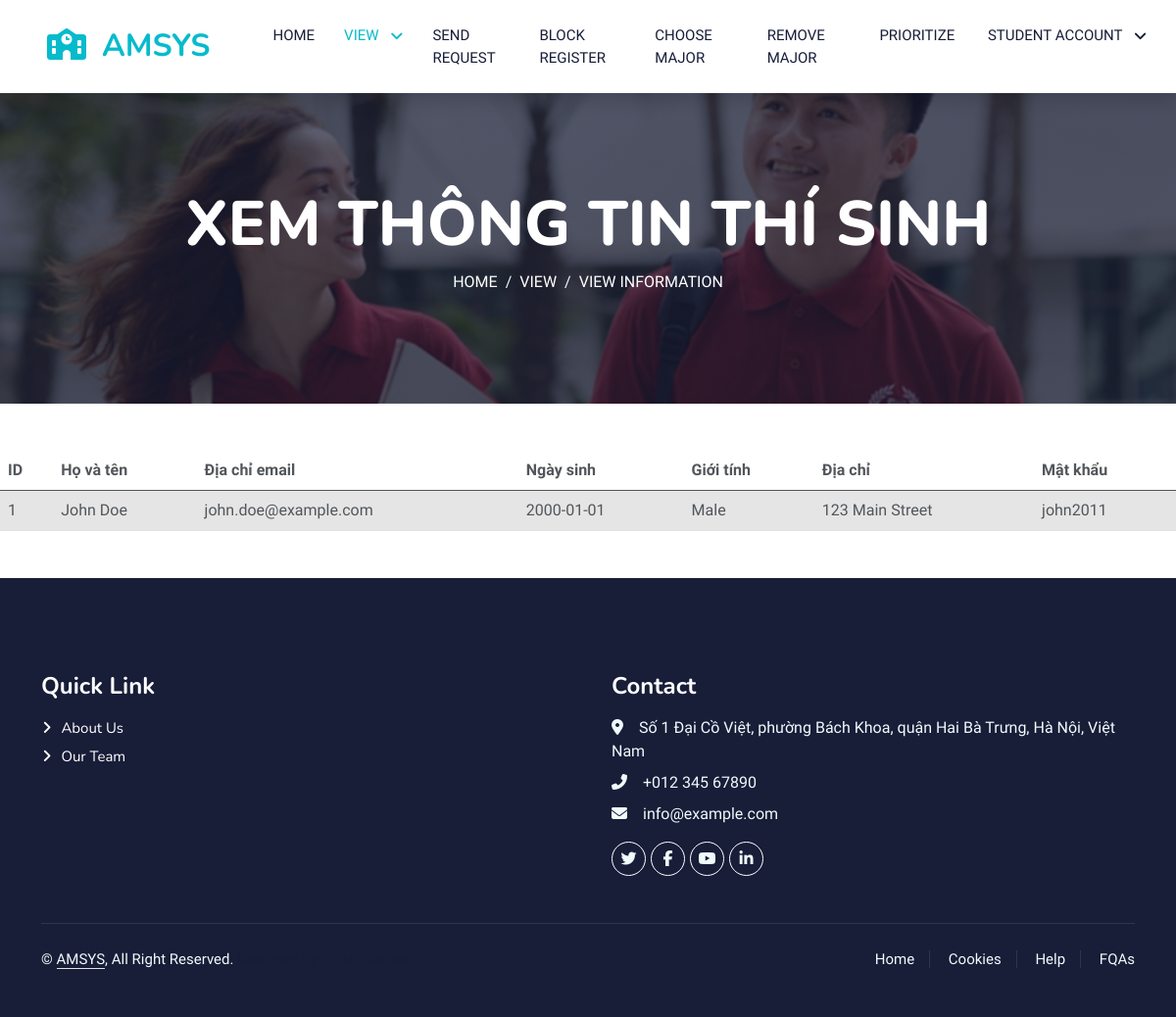
Screenshot of /xemthongtinsvien.php (signed in) with the database file from the repository.
### tables this page shows
CREATE TABLE Students (
  student_id INT PRIMARY KEY,
  student_name VARCHAR(50),
  student_email VARCHAR(100),
  student_date_of_birth DATE,
  student_gender ENUM('Male', 'Female'),
  student_address VARCHAR(100),
  student_password VARCHAR(50) NOT NULL,
  message TEXT
);

### xemthongtinsvien.php (the view, shortened to what this page needs)
<!DOCTYPE html>
<html lang="en">
<head>
    <link href="https://cdnjs.cloudflare.com/ajax/libs/font-awesome/5.10.0/css/all.min.css" rel="stylesheet">
    <link href="https://cdn.jsdelivr.net/npm/bootstrap-icons@1.4.1/font/bootstrap-icons.css" rel="stylesheet">
    <link href="lib/animate/animate.min.css" rel="stylesheet">
    <link href="lib/owlcarousel/assets/owl.carousel.min.css" rel="stylesheet">
    <link href="css/bootstrap.min.css" rel="stylesheet">
    <link href="./css/style.css" rel="stylesheet">
</head>
<body>
    <nav class="navbar navbar-expand-lg bg-white navbar-light shadow sticky-top p-0">
        <a href="home.html" class="navbar-brand d-flex align-items-center px-4 px-lg-5">
            <h2 class="m-0 text-primary"><i class="fa-solid fa-school me-3"></i>AMSYS</h2>
        </a>
        <div class="collapse navbar-collapse" id="navbarCollapse">
            <div class="navbar-nav ms-auto p-4 p-lg-0">
                <a href="home.html" class="nav-item nav-link">Home</a>
                <div class="nav-item dropdown">
                    <a href="#" class="nav-link dropdown-toggle active" data-bs-toggle="dropdown">
                      VIEW
                    </a>
                </div>
                <a href="guiyeucau.php" class="nav-item nav-link">SEND REQUEST</a>
                <a href="./dangkykhoi.php" class="nav-item nav-link">Block Register</a>
                <a href="./luachonnganh.php" class="nav-item nav-link">Choose Major</a>
                <a href="./xoanganh.php" class="nav-item nav-link">Remove Major</a>
                <a href="./xepnguyenvong.php" class="nav-item nav-link">Prioritize</a>
                <div class="nav-item dropdown">
                    <a href="#" class="nav-link dropdown-toggle" data-bs-toggle="dropdown">
                      STUDENT ACCOUNT
                    </a>
                </div>
            </div>
        </div>
    </nav>
    <div class="container-fluid bg-primary py-5 mb-5 page-header">
        <div class="container py-5">
            <div class="row justify-content-center">
                <div class="col-lg-10 text-center">
                    <h1 class="display-3 text-white animated slideInDown">XEM THÔNG TIN THÍ SINH</h1>
                    <nav aria-label="breadcrumb">
                        <ol class="breadcrumb justify-content-center">
                            <li class="breadcrumb-item"><a class="text-white" href="./home.html">HOME</a></li>
                            <li class="breadcrumb-item"><a class="text-white" href="#">VIEW</a></li>
                            <li class="breadcrumb-item text-white active" aria-current="page">VIEW INFORMATION</li>
                        </ol>
                    </nav>
                </div>
            </div>
        </div>
    </div>
    <?php
$db_server= "localhost";
$db_user="root";
$db_pass="";
$db_name="dbtest1";
$conn = mysqli_connect($db_server,$db_user,$db_pass,$db_name);
$user_id = $_SESSION['user_id'];
$student_id = $user_id;
$sql = "SELECT * FROM Students WHERE student_id = '$student_id'";
$result = mysqli_query($conn, $sql);
if (mysqli_num_rows($result) > 0) {
    echo "<table class='table'>";
    echo "<thead>";
    echo "<tr>";
    echo "<th scope='col'>ID</th>";
    echo "<th scope='col'>Họ và tên</th>";
    echo "<th scope='col'>Địa chỉ email</th>";
    echo "<th scope='col'>Ngày sinh</th>";
    echo "<th scope='col'>Giới tính</th>";
    echo "<th scope='col'>Địa chỉ</th>";
    echo "<th scope='col'>Mật khẩu</th>";
    echo "</tr>";
    echo "</thead>";
    echo "<tbody>";
    echo "<tr class='table-active'>";
    while ($row = mysqli_fetch_assoc($result)) {
        echo"<td>";
        echo $row['student_id'];
        echo "</td>";
        echo "<td>";
        echo $row['student_name'];
        echo "</td>";
        echo "<td>";
        echo $row['student_email'];
        echo "</td>";
        echo "<td>";
        echo $row['student_date_of_birth'];
        echo "</td>";
        echo "<td>";
        echo $row['student_gender'];
        echo "</td>";
        echo "<td>";
        echo $row['student_address'];
        echo "</td>";
        echo "<td>";
        echo $row['student_password'];
        echo "</td>";
    }
    echo "</tr>";
    echo "</tbody>";
    echo "</table>";
} else {
    echo '<script>alert("No student found with the provided student ID.")</script>';
}
?>
    <div class="container-fluid bg-dark text-light footer pt-5 mt-5 wow fadeIn" data-wow-delay="0.1s">
        <div class="container py-5">
            <div class="row g-5">
                <div class="col-lg-6 col-md-6">
                    <h4 class="text-white mb-3">Quick Link</h4>
                    <a class="btn btn-link" href="">About Us</a>
                    <a class="btn btn-link" href="">Our Team</a>
                </div>
                <div class="col-lg-6 col-md-6">
                    <h4 class="text-white mb-3">Contact</h4>
                    <p class="mb-2"><i class="fa fa-map-marker-alt me-3"></i>Số 1 Đại Cồ Việt, phường Bách Khoa, quận Hai Bà Trưng, Hà Nội, Việt Nam</p>
                    <p class="mb-2"><i class="fa fa-phone-alt me-3"></i>+012 345 67890</p>
                    <p class="mb-2"><i class="fa fa-envelope me-3"></i>info@example.com</p>
                    <div class="d-flex pt-2">
                        <a class="btn btn-outline-light btn-social" href=""><i class="fab fa-twitter"></i></a>
                        <a class="btn btn-outline-light btn-social" href=""><i class="fab fa-facebook-f"></i></a>
                        <a class="btn btn-outline-light btn-social" href=""><i class="fab fa-youtube"></i></a>
                        <a class="btn btn-outline-light btn-social" href=""><i class="fab fa-linkedin-in"></i></a>
                    </div>
                </div>
            </div>
        </div>
        <div class="container">
            <div class="copyright">
                <div class="row">
                    <div class="col-md-6 text-center text-md-start mb-3 mb-md-0">
                        &copy; <a class="border-bottom" href="#">AMSYS</a>, All Right Reserved.
                        <span style="color: #181d38;"></a>Designed By HTML Codex</span><br><br>
                    </div>
                    <div class="col-md-6 text-center text-md-end">
                        <div class="footer-menu">
                            <a href="">Home</a>
                            <a href="">Cookies</a>
                            <a href="">Help</a>
                            <a href="">FQAs</a>
                        </div>
                    </div>
                </div>
            </div>
        </div>
    </div>
</body>
</html>

### css/style.css (style rules this page uses)
:root { --primary: #06BBCC; --light: #F0FBFC; --dark: #181d38; }
.btn { font-family: 'Nunito', sans-serif; font-weight: 600; transition: .5s; }
.navbar .dropdown-toggle::after { border: none; content: "\f107"; font-family: "Font Awesome 5 Free"; font-weight: 900; vertical-align: middle; margin-left: 8px; }
.navbar-light .navbar-nav .nav-link { margin-right: 30px; padding: 25px 0; color: #FFFFFF; font-size: 15px; text-transform: uppercase; outline: none; }
.navbar-light .navbar-nav .nav-link:hover, .navbar-light .navbar-nav .nav-link.active { color: var(--primary); }
.navbar-light .navbar-brand, .navbar-light a.btn { height: 75px; }
.navbar-light .navbar-nav .nav-link { color: var(--dark); font-weight: 500; }
.navbar-light.sticky-top { top: -100px; transition: .5s; }
.page-header { background: linear-gradient(rgba(24, 29, 56, .7), rgba(24, 29, 56, .7)), url(../img/xxw-dsc9346-agej.jpg); background-position: center center; background-repeat: no-repeat; background-size: cover; }
.breadcrumb-item + .breadcrumb-item::before { color: var(--light); }
.footer .btn.btn-social { margin-right: 5px; width: 35px; height: 35px; display: flex; align-items: center; justify-content: center; color: var(--light); font-weight: normal; border: 1px solid #FFFFFF; border-radius: 35px; transition: .3s; }
.footer .btn.btn-link { display: block; margin-bottom: 5px; padding: 0; text-align: left; color: #FFFFFF; font-size: 15px; font-weight: normal; text-transform: capitalize; transition: .3s; }
.footer .btn.btn-link::before { position: relative; content: "\f105"; font-family: "Font Awesome 5 Free"; font-weight: 900; margin-right: 10px; }
.footer .copyright { padding: 25px 0; font-size: 15px; border-top: 1px solid rgba(256, 256, 256, .1); }
.footer .copyright a { color: var(--light); }
.footer .footer-menu a { margin-right: 15px; padding-right: 15px; border-right: 1px solid rgba(255, 255, 255, .1); }
.footer .footer-menu a:last-child { margin-right: 0; padding-right: 0; border-right: none; }
*,:after,:before { box-sizing:border-box }
a { color:inherit;text-decoration:none }

### rows the page displays
students: student_id "1", student_name "John Doe", student_email "john.doe@example.com", student_date_of_birth "2000-01-01", student_gender "Male", student_address "123 Main Street", student_password "john2011"
